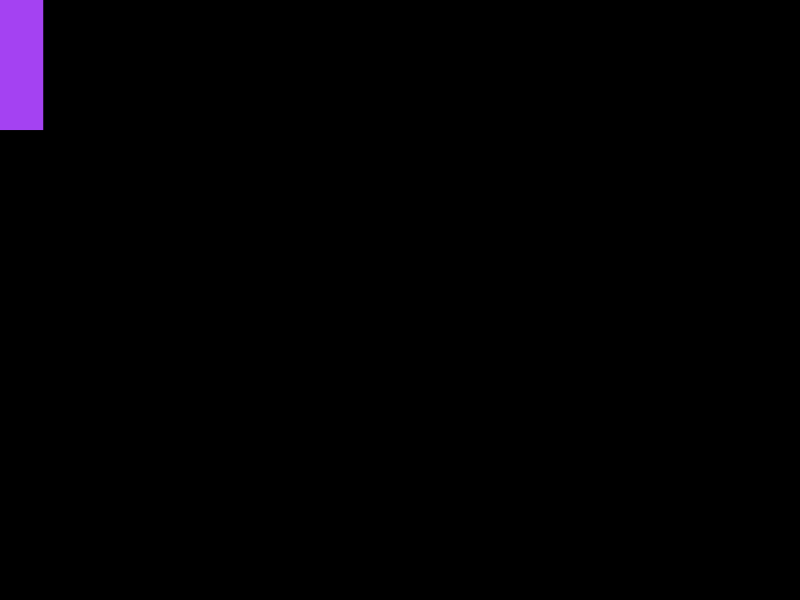
Frame 1 (no input)
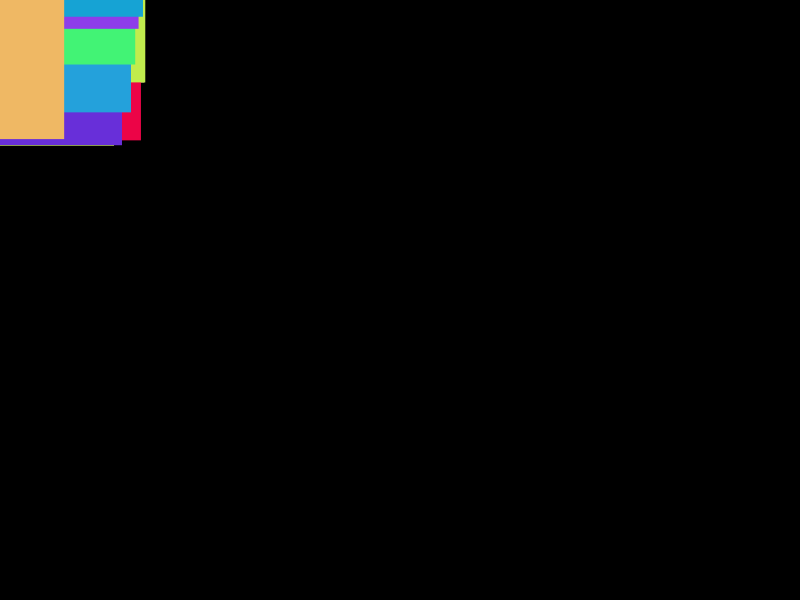
Frame 60 (the mouse pressed at the canvas centre just before this capture)
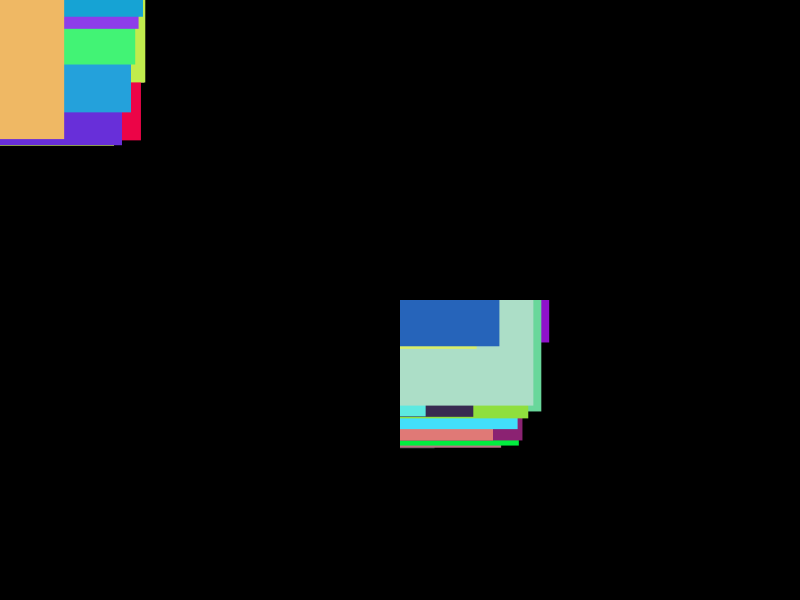
Frame 120 (the mouse held since frame 60 and released just before this capture)

The Processing sketch that drew these frames (run headless with seeded random() and noise(); from frame 60 on, the mouse is pressed at the canvas centre):

// Processing sketch: exercice_2_victor
// ── exercice_2_victor.pde
void setup() {
  background (0,0,0);
  size (800,600);
   
}

void draw() {
 noStroke(); 
 fill (random (0,255), random (0,255), random (0,255));
 rect(mouseX,mouseY, random (10,150),random(10,150)); 
}
